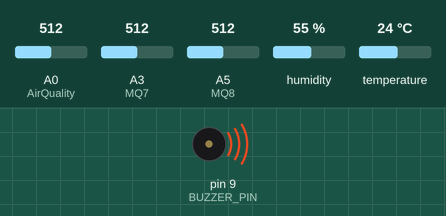
This sketch was run on a simulated Arduino Uno, built with avr-gcc and run on an emulated ATmega328P. Shown: buzzer (waves = sounding, pin HIGH). The inputs (shaded band) are chosen by the test bench; at power-on: A0 (AirQuality) = 512, A3 (MQ7) = 512, A5 (MQ8) = 512, humidity 55 %, temperature 24 °C. What the sketch prints to the serial monitor is not drawn.

Above: at 0.1 s.
Timing chart, 0 to 1.6 s (numbered marks = the images above):
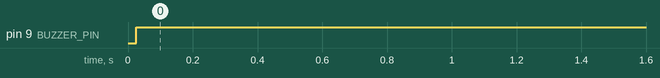

The sketch:

Arduino_code.ino
```cpp
/*
  Code by Jaiswal Siddhant for IoT project

  This code reads Temperature, Humidity, Carbon Monoxide, Hydrogen and other Gases

  Components:
     MQ7, MQ8, MQ135, DHT11

  Pin Configuration:
    DHT11:
      VCC  - +5v
      GND  - GND
      Data - Pin 8

    MQ7:
      VCC - +5v
      GND - GND
      A0  - A3

    MQ8:
      VCC - +5v
      GND - GND
      A0  - A5

    MQ135:
      VCC - +5v
      GND - GND
      A0  - A0

    Buzzer:
      VCC - 9
      GND - GND
*/

#include "DHT.h"

// Input Pins
#define DHTPIN 8
#define AirQuality A0
#define MQ7 A3
#define MQ8 A5

// Output Pins
#define BUZZER_PIN 9

// Constants
#define DHTTYPE DHT11

#define DELAY 2000
#define AIR_THRESHOLD 650         // 75% of detection range
#define TEMP_THRESHOLD 45
#define HUMID_THRESHOLD 75
#define HYDROGEN_THRESHOLD 500    // H2 detection range 1-10,000ppm
#define CO_THRESHOLD 300          // CO detection range 1-500ppm

DHT dht(DHTPIN, DHTTYPE);

int readTemp(){
  int tempC = dht.readTemperature();
  if (isnan(tempC)) {
    Serial.print("T:");
    Serial.print(0);
    Serial.print(",");
    return 0;
  }
  Serial.print("T:");
  Serial.print(tempC);
  Serial.print(",");
  return tempC;
}

int readHumidity(){
  int humi  = dht.readHumidity();
  if (isnan(humi)){
    Serial.print("H:");
    Serial.print(0);
    Serial.print(",");
    return 0;
  }
  Serial.print("H:");
  Serial.print(humi);
  Serial.print(",");
  return humi;
}

int readAirQuality() {
  int AQ = analogRead(AirQuality);
  Serial.print("AQ:");
  Serial.print(AQ, DEC);
  Serial.print(",");
  return AQ;
}

int readCO(){
   int co  = analogRead(MQ7);
   Serial.print("CO:");
   Serial.print(co);
   Serial.print(",");
   return co;
}

int readH2(){
   int H2  = analogRead(MQ8);
   Serial.print("H2:");
   Serial.println(H2);
   return H2;
}

/* Start */
void setup() {
  Serial.begin(9600);
  pinMode(BUZZER_PIN, OUTPUT);
  dht.begin();
}

// Added buzzer config
void loop() {
  int AQ = readAirQuality();
  // readTempAndHumidity();
  int Humi = readHumidity();
  int Temp = readTemp();
  int CO = readCO();
  int H2 = readH2();

  if(
      AQ > AIR_THRESHOLD ||
      Temp > TEMP_THRESHOLD ||
      Humi > HUMID_THRESHOLD ||
      H2 > HYDROGEN_THRESHOLD ||
      CO > CO_THRESHOLD
  ){
    digitalWrite(BUZZER_PIN, HIGH);
  }else{
    digitalWrite(BUZZER_PIN, LOW);
  }
  delay(DELAY);
}
```

Measured:
- by itself, pin 9 (BUZZER_PIN): LOW → HIGH at 0.02 s
